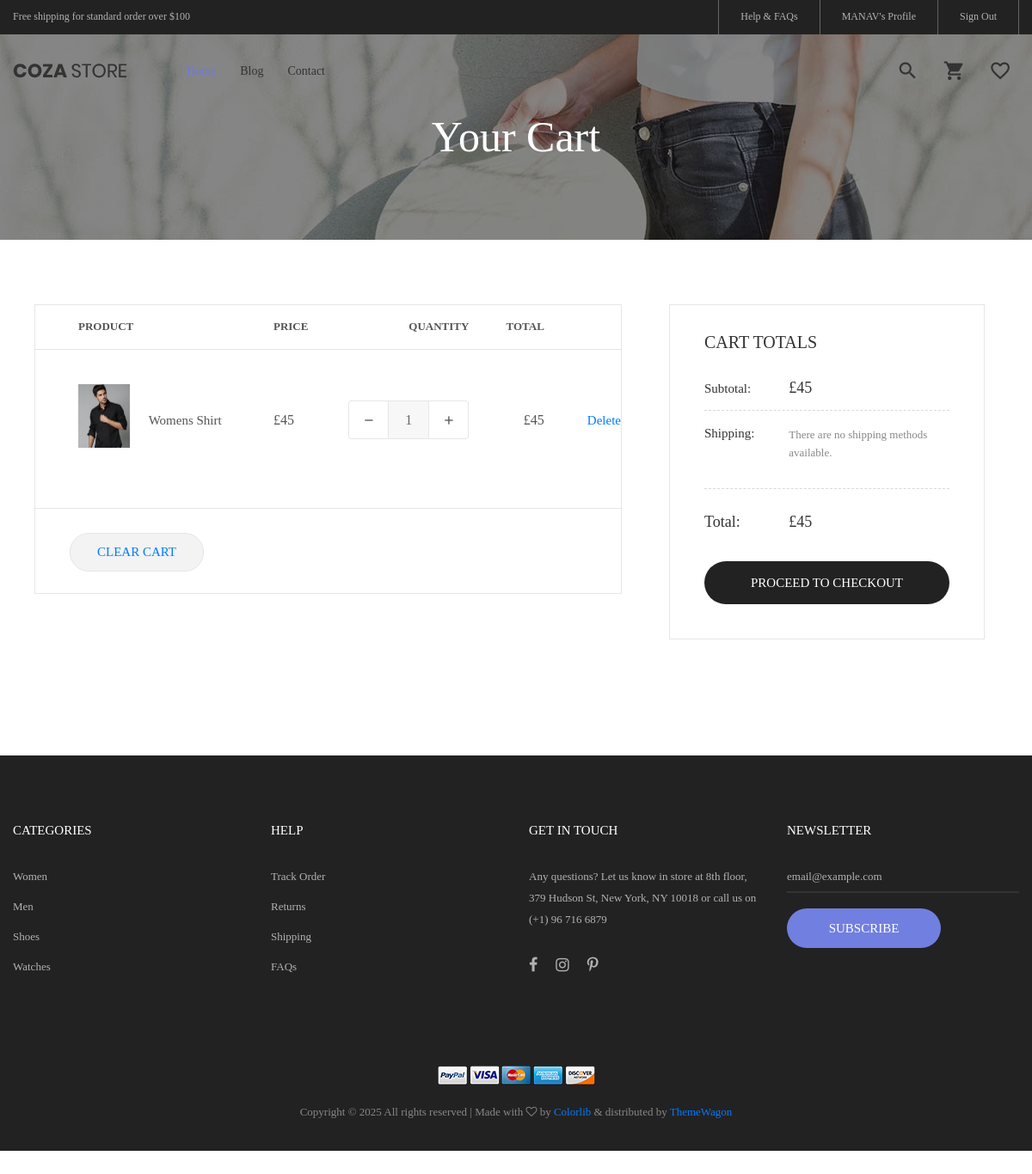
/product-cart/ (signed in), run on the app's committed database.
### customer/models.py (models this page shows, shortened)
class Customer(models.Model):
    fname = models.CharField(max_length=50)
    lname = models.CharField(max_length=90)
    email = models.EmailField(unique=True)
    phone = models.BigIntegerField(unique=True)
    address = models.TextField()
    password = models.CharField(max_length=255)

class Cart(models.Model):
    customer = models.ForeignKey(Customer, on_delete=models.CASCADE)
    product = models.ForeignKey(Product, on_delete=models.CASCADE)
    product_price = models.PositiveIntegerField()
    product_quantity = models.PositiveIntegerField(default=1)
    total_price = models.PositiveIntegerField()
    is_created = models.DateTimeField(auto_now_add=True)

### seller/models.py (models this page shows, shortened)
class Product(models.Model):
    title = models.CharField(max_length=150)
    price = models.PositiveIntegerField()
    trader = models.ForeignKey(Seller, on_delete =models.CASCADE)
    quantity = models.PositiveIntegerField(default=1)
    desc = models.TextField()
    image = models.ImageField(upload_to="images/product/", default = "images/sample.jpg")
    in_stock = models.BooleanField(default=False)

### customer/decorators.py (the view)
    def inner(request, *args, **kwargs):
        if "email" not in request.session:
            return redirect("signin")
        try:
            request.customer = Customer.objects.get(email=request.session["email"])
        except Customer.DoesNotExist:
            return redirect("signin")
        return func(request, *args, **kwargs)

### customer/views.py (called while the page is built)
@customer_check_session
def product_cart_display(request):
    net_price = 0
    customer = Customer.objects.get(email=request.session["email"])
    cart = Cart.objects.filter(customer=customer)
    for i in cart:
        net_price += i.total_price
    context = {
        "cart": cart,
        "customer": customer,
        "net_price": net_price,
        "STRIPE_PUBLIC_KEY": settings.STRIPE_PUBLIC_KEY,
    }
    return render(request, "shoping-cart.html", context)

### customer/templates/shoping-cart.html (shortened to what this page needs)
{% extends 'base.html' %}
{% load static %}
{% block content %}
<section class="bg-img1 txt-center p-lr-15 p-tb-92"
style="background-image: url(/static/images/bg-01.jpg);">
    <h2 class="ltext-105 cl0 txt-center">
        Your Cart
    </h2>
</section>
<div class="bg0 p-t-75 p-b-85">
    <div class="container">
        <div class="row">
            <div class="col-lg-10 col-xl-7 m-lr-auto m-b-50">
                <div class="m-l-25 m-r--38 m-lr-0-xl">
                    <div class="wrap-table-shopping-cart">
                        <table class="table-shopping-cart">
                            <tr class="table_head">
                                <th class="column-1">Product</th>
                                <th class="column-2"></th>
                                <th class="column-3">Price</th>
                                <th class="column-4">Quantity</th>
                                <th class="column-5">Total</th>
                                <th class="column-6"></th>
                            </tr>
                            {% for i in cart %}
                            <tr class="table_row">
                                <td class="column-1">
                                    <div class="how-itemcart1">
                                        <img src="{{ i.product.image.url }}" alt="IMG">
                                    </div>
                                </td>
                                <td class="column-2">{{ i.product.title }}</td>
                                <td class="column-3">£{{ i.product_price }}</td>
                                <td class="column-4">
                                    <div class="wrap-num-product flex-w m-l-auto m-r-0">
                                        <div class="btn-num-product-down cl8 hov-btn3 trans-04 flex-c-m">
                                            <i class="fs-16 zmdi zmdi-minus"></i>
                                        </div>
                                        <input class="mtext-104 cl3 txt-center num-product"
                                        type="number" value="{{ i.product_quantity }}" disabled>
                                        <div class="btn-num-product-up cl8 hov-btn3 trans-04 flex-c-m">
                                            <i class="fs-16 zmdi zmdi-plus"></i>
                                        </div>
                                    </div>
                                </td>
                                <td class="column-5">£{{ i.total_price }}</td>
                                <td class="column-6">
                                    <a href="{% url 'delete_cart_item' pk=i.product.pk %}">
                                        Delete
                                    </a>
                                </td>
                            </tr>
                            {% endfor %}
                        </table>
                    </div>
                    <div class="flex-w flex-sb-m bor15 p-t-18 p-b-15 p-lr-40 p-lr-15-sm">
                        <div class="flex-c-m stext-101 cl2 size-119 bg8 bor13 hov-btn3
                        p-lr-15 trans-04 pointer m-tb-10">
                            <a href="{% url 'clear_cart' %}">
                                Clear Cart
                            </a>
                        </div>
                    </div>
                </div>
            </div>
            <div class="col-sm-10 col-lg-7 col-xl-5 m-lr-auto m-b-50">
                <div class="bor10 p-lr-40 p-t-30 p-b-40 m-l-63 m-r-40
                m-lr-0-xl p-lr-15-sm">
                    <h4 class="mtext-109 cl2 p-b-30">Cart Totals</h4>
                    <div class="flex-w flex-t bor12 p-b-13">
                        <div class="size-208">
                            <span class="stext-110 cl2">Subtotal:</span>
                        </div>
                        <div class="size-209">
                            <span class="mtext-110 cl2">£{{ net_price }}</span>
                        </div>
                    </div>
                    <div class="flex-w flex-t bor12 p-t-15 p-b-30">
                        <div class="size-208 w-full-ssm">
                            <span class="stext-110 cl2">Shipping:</span>
                        </div>
                        <div class="size-209 p-r-18 p-r-0-sm w-full-ssm">
                            <p class="stext-111 cl6 p-t-2">
                                There are no shipping methods available.
                            </p>
                        </div>
                    </div>
                    <div class="flex-w flex-t p-t-27 p-b-33">
                        <div class="size-208">
                            <span class="mtext-101 cl2">Total:</span>
                        </div>
                        <div class="size-209 p-t-1">
                            <span class="mtext-110 cl2">£{{ net_price }}</span>
                        </div>
                    </div>
                    <button id="checkout-button"
                    class="flex-c-m stext-101 cl0 size-116 bg3 bor14 hov-btn3
                    p-lr-15 trans-04 pointer">
                        Proceed to Checkout
                    </button>
                </div>
            </div>
        </div>
    </div>
</div>
{% endblock content %}

### customer/templates/navbar.html (shortened to what this page needs)
{% load static %}
	<header>
		<div class="container-menu-desktop">
			<div class="top-bar">
				<div class="content-topbar flex-sb-m h-full container">
					<div class="left-top-bar">
						Free shipping for standard order over $100
					</div>
					<div class="right-top-bar flex-w h-full">
						<a href="#" class="flex-c-m trans-04 p-lr-25">
							Help & FAQs
						</a>
						{% if request.session.email %}
						<a href="{% url 'profile' %}" class="flex-c-m trans-04 p-lr-25">
							{{customer.fname}}'s Profile
						</a>
						{% else %}
						<a href="{% url 'signin' %}" class="flex-c-m trans-04 p-lr-25">
							Sign In
						</a>
						{% endif %}
						{% if request.session.email %}
						<a href="{% url 'signout' %}" class="flex-c-m trans-04 p-lr-25">
							Sign Out
						</a>
						{% else %}
						<a href="{% url 'customer_email_register' %}" class="flex-c-m trans-04 p-lr-25">
							Sign Up
						</a>
						{% endif %}
					</div>
				</div>
			</div>
<div class="wrap-menu-desktop">
    <nav class="limiter-menu-desktop container">
        <a href="{% url 'home' %}" class="logo">
            <img src="{% static 'images/icons/logo-01.png' %}" alt="IMG-LOGO">
        </a>
        <div class="menu-desktop">
            <ul class="main-menu">
                <li class="active-menu">
                    <a href="{% url 'home' %}">Home</a>
                </li>
                <li>
                    <a href=" {% url 'blog' %}">Blog</a>
                </li>
                <li>
                    <a href="{% url 'contact' %}">Contact</a>
                </li>
            </ul>
        </div>
        <div class="wrap-icon-header flex-w flex-r-m">
            <div class="icon-header-item cl2 hov-cl1 trans-04 p-l-22 p-r-11 js-show-modal-search">
                <i class="zmdi zmdi-search"></i>
            </div>
            <a href="{% url 'product_cart_display' %}" class="icon-header-item cl2 hov-cl1 trans-04 p-l-22 p-r-11">
                <i class="zmdi zmdi-shopping-cart"></i>
            </a>
            <a href="{% url 'wishlist_cart' %}" class="icon-header-item cl2 hov-cl1 trans-04 p-l-22 p-r-11" >
                <i class="zmdi zmdi-favorite-outline"></i>
            </a>
        </div>
    </nav>
</div>
		</div>
	</header>

### data on the page
Customer: fname "MANAV"
Cart: product.image (picture), product "Womens Shirt", product_price "45", product_quantity "1", total_price "45"

### other printed values
{{ net_price }} "45"
